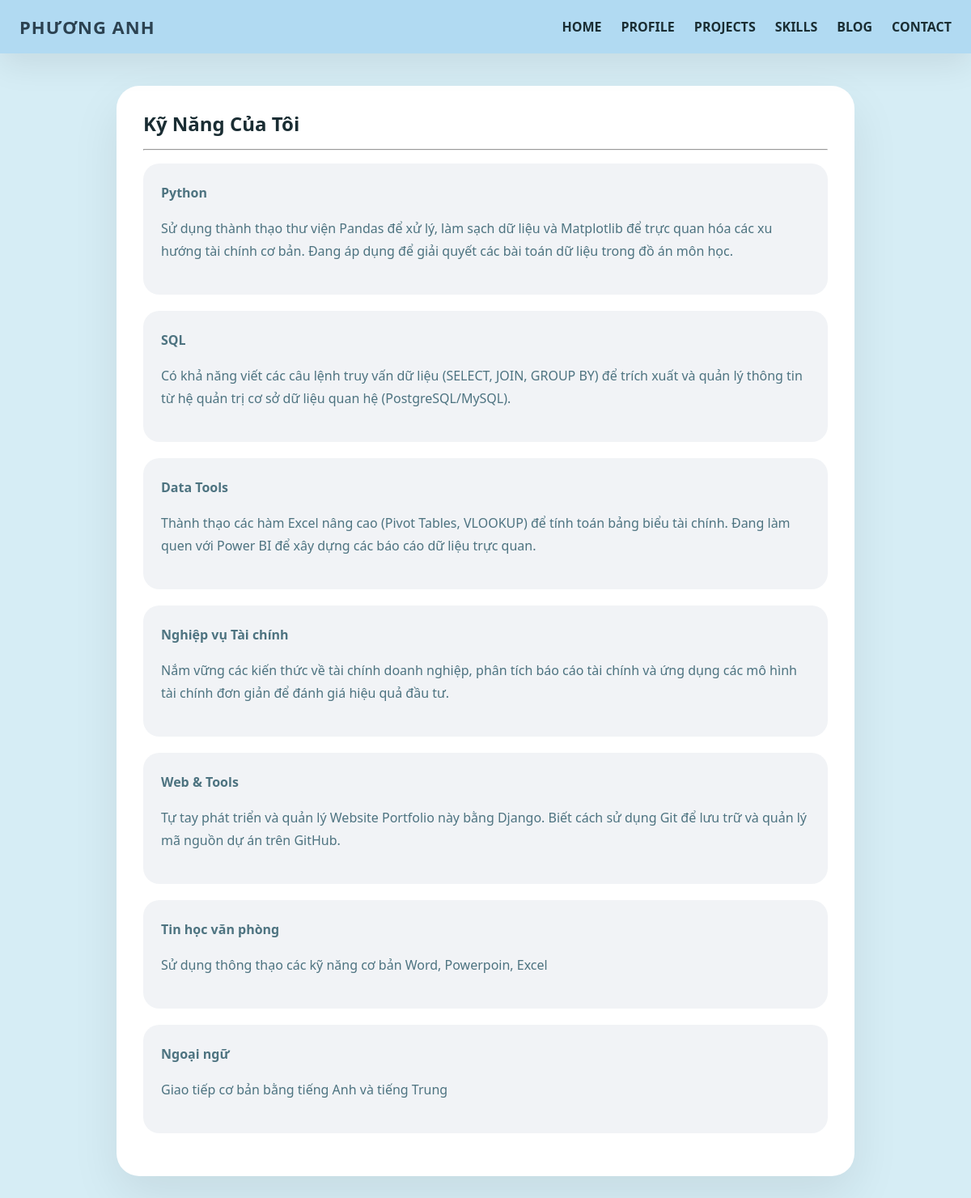
Screenshot of /skills/ with the database file from the repository.
### portfolio/models.py (models this page shows, shortened)
class Skill(models.Model):
    name = models.CharField(max_length=100)
    description = models.TextField()  # Mo ta

### portfolio/views.py (the view)
# urls.py: path('skills/', views.skills, name='skills'),
def skills(request):
    skills = Skill.objects.all()
    return render(request, 'skills.html', {'skills': skills})

### portfolio/templates/skills.html (shortened to what this page needs)
<!DOCTYPE html>
<html lang="vi">
<head>
    <link rel="stylesheet" href="/static/portfolio/css/style.css">
</head>
<body>
    <nav>
        <a href="/" class="logo">Phương Anh</a>
        <a href="/">HOME</a>
        <a href="/profile/">PROFILE</a>
        <a href="/projects/">PROJECTS</a>
        <a href="/skills/">SKILLS</a>
        <a href="/blogs/">BLOG</a>
        <a href="/contact/">CONTACT</a>
    </nav>
    <div class="container">
        <div class="section-card">
            <h2>Kỹ Năng Của Tôi</h2>
            <hr>
            <ul style="list-style: none; padding: 0;">
                {% for skill in skills %}
                <li class="skill-item">
                    <div class="skill-title">
                        <strong>{{ skill.name }}</strong>
                    </div>
                    <p>{{ skill.description }}</p>
                </li>
                {% endfor %}
            </ul>
        </div>
    </div>
</body>
</html>

### portfolio/static/portfolio/css/style.css (style rules this page uses)
body { background-color: hwb(195 84% 4%); color: hwb(195 30% 50%); font-family: 'Segoe UI', Tahoma, Geneva, Verdana, sans-serif; margin: 0; padding: 0; }
* { box-sizing: border-box; }
html { scroll-behavior: smooth; }
h1, h2, h3, h4 { color: hwb(195 10% 80%); margin-top: 0; line-height: 1.2; }
p, span, li { color: hwb(195 30% 50%); line-height: 1.75; }
nav { background-color: hwb(203 68% 5% / 0.89); padding: 18px 24px; display: flex; justify-content: flex-end; align-items: center; gap: 24px; box-shadow: 0 14px 40px rgba(0, 0, 0, 0.08); position: sticky; top: 0; z-index: 100; }
nav a { color: hwb(195 10% 80%); text-decoration: none; font-size: 16px; font-weight: 600; transition: color 0.25s ease, transform 0.2s ease; }
.logo { margin-right: auto; font-size: 22px; font-weight: 800; color: #2c4251; text-transform: uppercase; letter-spacing: 1px; }
.container { max-width: 960px; margin: 40px auto; padding: 0 24px 48px; }
.section-card { background-color: hwb(0 100% 0%); border-radius: 28px; padding: 32px; margin-bottom: 28px; box-shadow: 0 24px 60px rgba(0, 0, 0, 0.08); border: 1px solid rgba(255,255,255,0.55); }
.section-card h2 { margin-bottom: 16px; }
.section-card p { margin-bottom: 18px; }
.skill-item { background-color: rgba(29, 58, 100, 0.06); padding: 22px; border-radius: 20px; margin-bottom: 20px; }
.skill-title { display: flex; justify-content: space-between; align-items: center; gap: 16px; margin-bottom: 12px; }

### rows the page displays
Skill: name "Python", description "Sử dụng thành thạo thư viện Pandas để xử lý, làm sạch dữ liệu và Matplotlib để trực quan hóa các xu hướng tài chính cơ bản. Đang áp dụng để giải quyết các bài toán dữ liệu trong đồ án môn học."
Skill: name "SQL", description "Có khả năng viết các câu lệnh truy vấn dữ liệu (SELECT, JOIN, GROUP BY) để trích xuất và quản lý thông tin từ hệ quản trị cơ sở dữ liệu quan hệ (PostgreSQL/MySQL)."
Skill: name "Data Tools", description "Thành thạo các hàm Excel nâng cao (Pivot Tables, VLOOKUP) để tính toán bảng biểu tài chính. Đang làm quen với Power BI để xây dựng các báo cáo dữ liệu trực quan."
Skill: name "Nghiệp vụ Tài chính", description "Nắm vững các kiến thức về tài chính doanh nghiệp, phân tích báo cáo tài chính và ứng dụng các mô hình tài chính đơn giản để đánh giá hiệu quả đầu tư."
Skill: name "Web & Tools", description "Tự tay phát triển và quản lý Website Portfolio này bằng Django. Biết cách sử dụng Git để lưu trữ và quản lý mã nguồn dự án trên GitHub."
Skill: name "Tin học văn phòng", description "Sử dụng thông thạo các kỹ năng cơ bản Word, Powerpoin, Excel"
Skill: name "Ngoại ngữ", description "Giao tiếp cơ bản bằng tiếng Anh và tiếng Trung"
